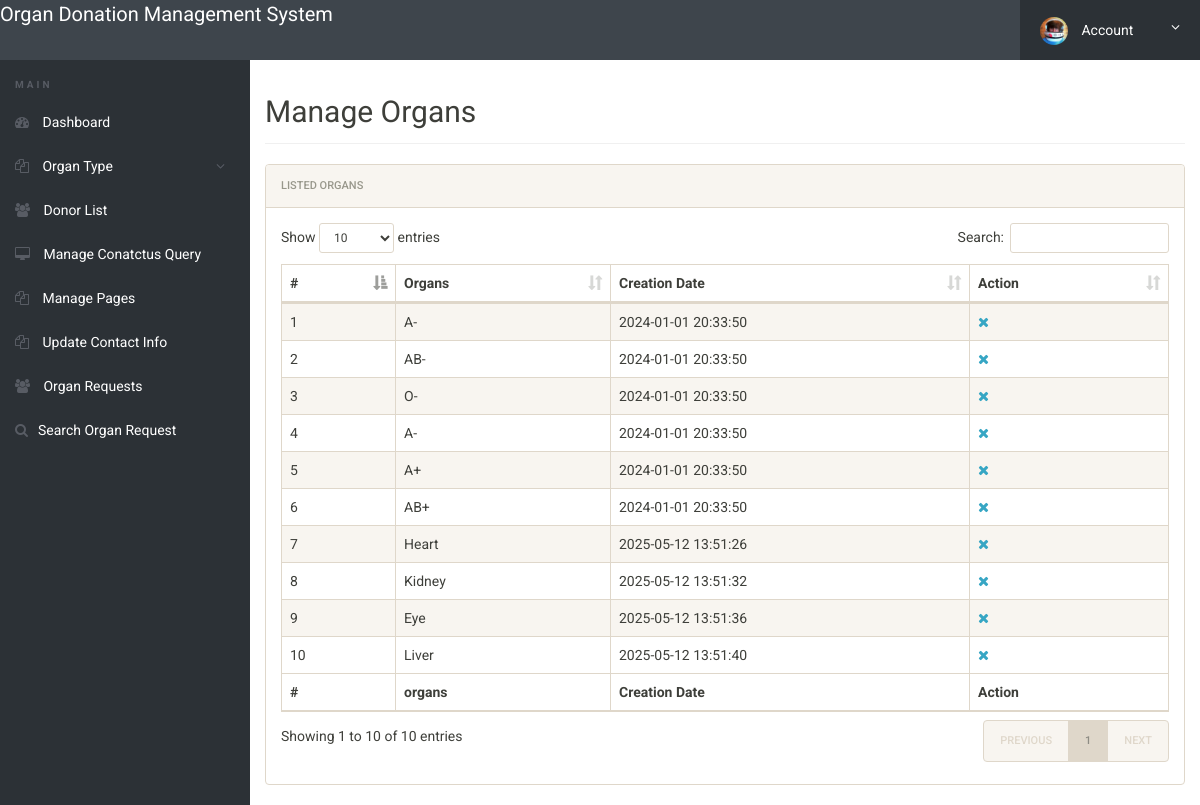
Page /odms/admin/manage-bloodgroup.php (signed in) on the committed database.
### tables this page shows
CREATE TABLE `tblbloodgroup` (
  `id` int(11) NOT NULL,
  `BloodGroup` varchar(20) DEFAULT NULL,
  `PostingDate` timestamp NOT NULL DEFAULT current_timestamp()
);

### odms/admin/manage-bloodgroup.php (the view, shortened to what this page needs)
<?php
include('includes/config.php');
if(strlen($_SESSION['alogin'])==0)
	{
header('location:index.php');
}
else{
 ?>
<!doctype html>
<html lang="en" class="no-js">
<head>
	<link rel="stylesheet" href="css/font-awesome.min.css">
	<link rel="stylesheet" href="css/bootstrap.min.css">
	<link rel="stylesheet" href="css/dataTables.bootstrap.min.css">
	<link rel="stylesheet" href="css/bootstrap-social.css">
	<link rel="stylesheet" href="css/bootstrap-select.css">
	<link rel="stylesheet" href="css/fileinput.min.css">
	<link rel="stylesheet" href="css/awesome-bootstrap-checkbox.css">
	<link rel="stylesheet" href="css/style.css">
</head>
<body>
	<?php include('includes/header.php');?>
	<div class="ts-main-content">
		<?php include('includes/leftbar.php');?>
		<div class="content-wrapper">
			<div class="container-fluid">
				<div class="row">
					<div class="col-md-12">
						<h2 class="page-title">Manage Organs</h2>
						<div class="panel panel-default">
							<div class="panel-heading">Listed  Organs</div>
							<div class="panel-body">
								<table id="zctb" class="display table table-striped table-bordered table-hover" cellspacing="0" width="100%">
									<thead>
										<tr>
										<th>#</th>
												<th>Organs</th>
											<th>Creation Date</th>
											<th>Action</th>
										</tr>
									</thead>
									<tfoot>
										<tr>
										<th>#</th>
											<th>organs</th>
											<th>Creation Date</th><th>Action</th>
										</tr>
									</tfoot>
									<tbody>
<?php $sql = "SELECT * from  tblbloodgroup ";
$query = $dbh -> prepare($sql);
$query->execute();
$results=$query->fetchAll(PDO::FETCH_OBJ);
$cnt=1;
if($query->rowCount() > 0)
{
foreach($results as $result)
{				?>
										<tr>
											<td><?php echo htmlentities($cnt);?></td>
											<td><?php echo htmlentities($result->BloodGroup);?></td>
											<td><?php echo htmlentities($result->PostingDate);?></td>
<td>
<a href="manage-bloodgroup.php?del=<?php echo $result->id;?>" onclick="return confirm('Do you want to delete');"><i class="fa fa-close"></i></a></td>
										</tr>
										<?php $cnt=$cnt+1; }} ?>
									</tbody>
								</table>
							</div>
						</div>
					</div>
				</div>
			</div>
		</div>
	</div>
</body>
</html>
<?php } ?>

### odms/admin/css/style.css (style rules this page uses)
html { font-size: 14px; }
@media only screen and (min-width: 480px) { html { font-size: 17px; } }
@media only screen and (min-width: 768px) { html { font-size: 14px; } }
body { font-size: 1em; }
a { color: #37a6c4; }
.panel { overflow: hidden; }
.page-title { padding-bottom: 15px; margin-bottom: 20px; border-bottom: 1px solid #f0f0f0; }
.ts-main-content .content-wrapper { padding-top: 15px; margin-top: 60px; }
@media only screen and (min-width: 992px) { .ts-main-content .content-wrapper { margin-left: 250px; } }

### rows in the picture
tblbloodgroup: BloodGroup "A-", PostingDate "2024-01-01 20:33:50"
tblbloodgroup: BloodGroup "AB-", PostingDate "2024-01-01 20:33:50"
tblbloodgroup: BloodGroup "O-", PostingDate "2024-01-01 20:33:50"
tblbloodgroup: BloodGroup "A-", PostingDate "2024-01-01 20:33:50"
tblbloodgroup: BloodGroup "A+", PostingDate "2024-01-01 20:33:50"
tblbloodgroup: BloodGroup "AB+", PostingDate "2024-01-01 20:33:50"
tblbloodgroup: BloodGroup "Heart", PostingDate "2025-05-12 13:51:26"
tblbloodgroup: BloodGroup "Kidney", PostingDate "2025-05-12 13:51:32"
tblbloodgroup: BloodGroup "Eye", PostingDate "2025-05-12 13:51:36"
tblbloodgroup: BloodGroup "Liver", PostingDate "2025-05-12 13:51:40"
